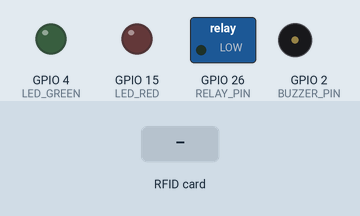
The sketch below on a simulated ESP32. On the bench: switched loads named in the sketch (green lamp = pin HIGH), output pins drawn as LEDs (lit = HIGH), buzzer (waves = sounding, pin HIGH). The inputs (shaded band) are chosen by the test bench. WiFi joins after 1.5 s; servers stay silent unless stated; uploads are accepted with an empty reply; what the sketch prints to the serial monitor is not drawn.

Above: at 4.3 s.
4.4 s: RFID card 5E 7A 19 C4 held to the reader
At 4.76 s:
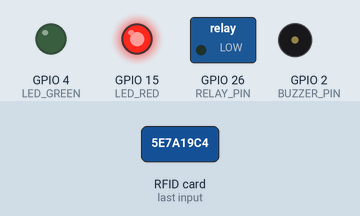
At 5.5 s:
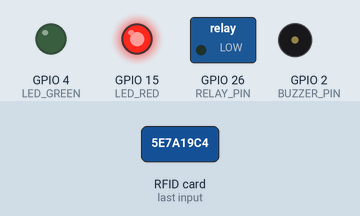
Timing chart, 0 to 7.7 s (numbered marks = the images above; inputs shaded):
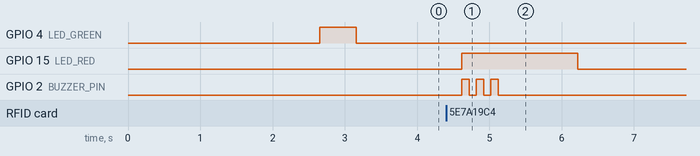

Measured:
- after the input at 4.4 s, GPIO 15 (LED_RED): LOW → HIGH after 0.22 s, → LOW 1.6 s later; GPIO 2 (BUZZER_PIN): alternates HIGH for 0.10 s and LOW for 0.10 s, 6 changes in all, then stays LOW, starting after 0.22 s

The sketch:

instructor-fridge.ino
```cpp
/*
 * AEROCLUB DU BASSIN D'ARCACHON - Frigo Instructeurs
 * ===================================================
 * ESP32 #2 — Lecteur RFID RC522 + Serrure
 *
 * Fonctionnement :
 *   - Attend un badge RFID
 *   - Envoie le UID a l'API pour verification
 *   - Si autorise : ouvre la serrure 5s + bip + LED verte
 *   - Si refuse : bip erreur + LED rouge
 *   - Le UID du badge s'affiche dans le moniteur serie (pour config)
 *
 * Branchement RC522 (SPI) :
 *   VCC → 3V3  |  GND → GND  |  SCK → D18  |  MISO → D19
 *   MOSI → D23 |  SDA → D5   |  RST → D22  |  IRQ → (rien)
 *
 * Librairies requises :
 *   - MFRC522 (par GithubCommunity)
 */

#include <WiFi.h>
#include <HTTPClient.h>
#include <WiFiClientSecure.h>
#include <SPI.h>
#include <MFRC522.h>

// === CONFIG ===
const char* WIFI_SSID     = "ACBA-H7";
const char* WIFI_PASSWORD = "villemarie-H7";
const char* API_URL       = "https://aeroclub-bar.vercel.app/api/instructor-fridge";
// ==============

// === GPIO ===
const int RC522_SS    = 5;    // SDA du RC522
const int RC522_RST   = 22;   // RST du RC522
const int RELAY_PIN   = 26;   // Relais serrure
const int BUZZER_PIN  = 2;    // Buzzer (optionnel)
const int LED_GREEN   = 4;    // LED verte (optionnel)
const int LED_RED     = 15;   // LED rouge (optionnel)

// === TIMING ===
const unsigned long UNLOCK_DURATION = 5000;  // 5 secondes d'ouverture
const unsigned long COOLDOWN        = 3000;  // 3s entre deux lectures

// === RFID ===
MFRC522 rfid(RC522_SS, RC522_RST);

// === VARIABLES ===
unsigned long lastScan = 0;

void setup() {
  Serial.begin(115200);
  delay(1000);

  // Pins
  pinMode(RELAY_PIN, OUTPUT);
  pinMode(BUZZER_PIN, OUTPUT);
  pinMode(LED_GREEN, OUTPUT);
  pinMode(LED_RED, OUTPUT);
  digitalWrite(RELAY_PIN, LOW);
  digitalWrite(BUZZER_PIN, LOW);
  digitalWrite(LED_GREEN, LOW);
  digitalWrite(LED_RED, LOW);

  // SPI + RFID
  SPI.begin();
  rfid.PCD_Init();
  delay(100);

  Serial.println();
  Serial.println("=== AERO-CLUB — FRIGO INSTRUCTEURS ===");
  Serial.print("RC522 firmware : 0x");
  Serial.println(rfid.PCD_ReadRegister(rfid.VersionReg), HEX);

  // WiFi
  Serial.print("WiFi : ");
  Serial.println(WIFI_SSID);
  WiFi.begin(WIFI_SSID, WIFI_PASSWORD);
  int attempts = 0;
  while (WiFi.status() != WL_CONNECTED && attempts < 30) {
    delay(500); Serial.print(".");
    attempts++;
  }
  if (WiFi.status() == WL_CONNECTED) {
    Serial.println("\nWiFi OK - IP : " + WiFi.localIP().toString());
  } else {
    Serial.println("\nERREUR WiFi !");
  }

  // LED verte flash au demarrage
  digitalWrite(LED_GREEN, HIGH);
  delay(500);
  digitalWrite(LED_GREEN, LOW);

  Serial.println("=== Pret — Presentez un badge ===\n");
}

void loop() {
  // Reconnexion WiFi
  if (WiFi.status() != WL_CONNECTED) {
    Serial.println("WiFi perdu, reconnexion...");
    WiFi.disconnect();
    delay(1000);
    WiFi.begin(WIFI_SSID, WIFI_PASSWORD);
    delay(5000);
    return;
  }

  // Attendre un badge
  if (!rfid.PICC_IsNewCardPresent() || !rfid.PICC_ReadCardSerial()) {
    return;
  }

  // Cooldown entre deux scans
  if (millis() - lastScan < COOLDOWN) {
    rfid.PICC_HaltA();
    rfid.PCD_StopCrypto1();
    return;
  }
  lastScan = millis();

  // Lire le UID
  String uid = "";
  for (byte i = 0; i < rfid.uid.size; i++) {
    if (i > 0) uid += ":";
    if (rfid.uid.uidByte[i] < 0x10) uid += "0";
    uid += String(rfid.uid.uidByte[i], HEX);
  }
  uid.toUpperCase();

  Serial.println("Badge detecte : " + uid);

  // Fermer la communication RFID
  rfid.PICC_HaltA();
  rfid.PCD_StopCrypto1();

  // Verifier avec l'API
  bool authorized = checkBadge(uid);

  if (authorized) {
    Serial.println(">>> AUTORISE — Ouverture serrure <<<");
    feedbackOK();
    ouvrirSerrure();
  } else {
    Serial.println(">>> REFUSE <<<");
    feedbackRefuse();
  }

  Serial.println();
}

// ============================================================
// VERIFICATION BADGE VIA API
// ============================================================
bool checkBadge(String uid) {
  WiFiClientSecure client;
  client.setInsecure();
  HTTPClient http;

  String url = String(API_URL) + "?action=check&uid=" + uid;

  if (http.begin(client, url)) {
    int httpCode = http.GET();
    if (httpCode == 200) {
      String body = http.getString();
      http.end();

      Serial.println("API reponse : " + body);

      // Verifier si autorise
      if (body.indexOf("\"authorized\":true") >= 0) {
        // Extraire le nom pour l'affichage
        int nameIdx = body.indexOf("\"name\":\"");
        if (nameIdx >= 0) {
          int start = nameIdx + 8;
          int end = body.indexOf("\"", start);
          if (end > start) {
            String name = body.substring(start, end);
            Serial.println("Instructeur : " + name);
          }
        }
        return true;
      } else {
        // Afficher la raison du refus
        if (body.indexOf("unknown_badge") >= 0) {
          Serial.println("Raison : badge inconnu");
        } else if (body.indexOf("badge_disabled") >= 0) {
          Serial.println("Raison : badge desactive");
        } else if (body.indexOf("no_stock") >= 0) {
          Serial.println("Raison : stock epuise");
        }
        return false;
      }
    } else {
      Serial.printf("HTTP erreur : %d\n", httpCode);
      http.end();
      return false;
    }
  }
  return false;
}

// ============================================================
// SERRURE
// ============================================================
void ouvrirSerrure() {
  digitalWrite(RELAY_PIN, HIGH);
  delay(UNLOCK_DURATION);
  digitalWrite(RELAY_PIN, LOW);
  Serial.println("Serrure verrouillee");
}

// ============================================================
// FEEDBACK SONORE ET VISUEL
// ============================================================
void feedbackOK() {
  // LED verte + bip court
  digitalWrite(LED_GREEN, HIGH);
  digitalWrite(BUZZER_PIN, HIGH);
  delay(150);
  digitalWrite(BUZZER_PIN, LOW);
  delay(2000);
  digitalWrite(LED_GREEN, LOW);
}

void feedbackRefuse() {
  // LED rouge + 3 bips rapides
  digitalWrite(LED_RED, HIGH);
  for (int i = 0; i < 3; i++) {
    digitalWrite(BUZZER_PIN, HIGH);
    delay(100);
    digitalWrite(BUZZER_PIN, LOW);
    delay(100);
  }
  delay(1000);
  digitalWrite(LED_RED, LOW);
}
```
